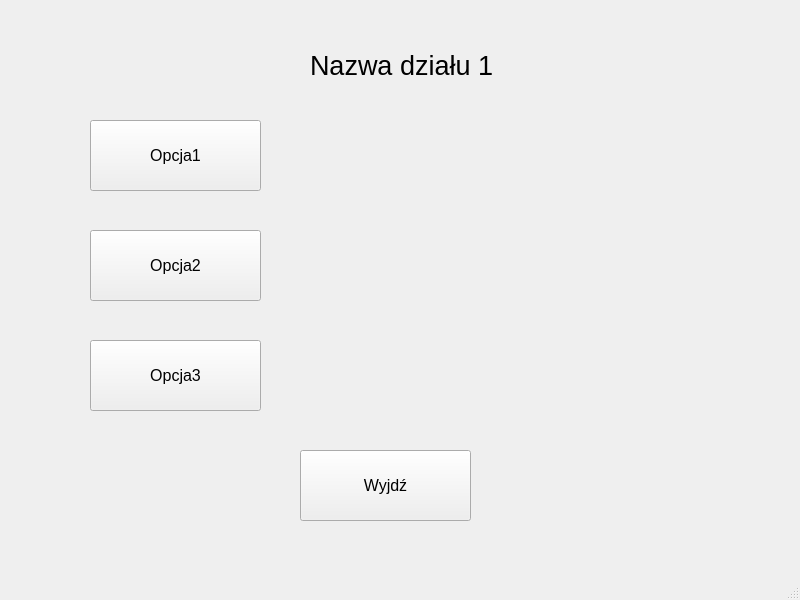
<?xml version="1.0" encoding="UTF-8"?>
<ui version="4.0">
 <class>Dzial1Window</class>
 <widget class="QMainWindow" name="Dzial1Window">
  <property name="geometry">
   <rect>
    <x>0</x>
    <y>0</y>
    <width>800</width>
    <height>600</height>
   </rect>
  </property>
  <property name="windowTitle">
   <string>MainWindow</string>
  </property>
  <widget class="QWidget" name="centralwidget">
   <widget class="QLabel" name="label">
    <property name="geometry">
     <rect>
      <x>310</x>
      <y>40</y>
      <width>241</width>
      <height>51</height>
     </rect>
    </property>
    <property name="font">
     <font>
      <pointsize>20</pointsize>
     </font>
    </property>
    <property name="text">
     <string>Nazwa działu 1</string>
    </property>
   </widget>
   <widget class="QPushButton" name="b1">
    <property name="geometry">
     <rect>
      <x>90</x>
      <y>120</y>
      <width>171</width>
      <height>71</height>
     </rect>
    </property>
    <property name="font">
     <font>
      <pointsize>12</pointsize>
     </font>
    </property>
    <property name="text">
     <string>Opcja1</string>
    </property>
   </widget>
   <widget class="QPushButton" name="b2">
    <property name="geometry">
     <rect>
      <x>90</x>
      <y>230</y>
      <width>171</width>
      <height>71</height>
     </rect>
    </property>
    <property name="font">
     <font>
      <pointsize>12</pointsize>
     </font>
    </property>
    <property name="text">
     <string>Opcja2</string>
    </property>
   </widget>
   <widget class="QPushButton" name="b3">
    <property name="geometry">
     <rect>
      <x>90</x>
      <y>340</y>
      <width>171</width>
      <height>71</height>
     </rect>
    </property>
    <property name="font">
     <font>
      <pointsize>12</pointsize>
     </font>
    </property>
    <property name="text">
     <string>Opcja3</string>
    </property>
   </widget>
   <widget class="QPushButton" name="bKoniec">
    <property name="geometry">
     <rect>
      <x>300</x>
      <y>450</y>
      <width>171</width>
      <height>71</height>
     </rect>
    </property>
    <property name="font">
     <font>
      <pointsize>12</pointsize>
     </font>
    </property>
    <property name="text">
     <string>Wyjdź</string>
    </property>
   </widget>
  </widget>
  <widget class="QMenuBar" name="menubar">
   <property name="geometry">
    <rect>
     <x>0</x>
     <y>0</y>
     <width>800</width>
     <height>21</height>
    </rect>
   </property>
  </widget>
  <widget class="QStatusBar" name="statusbar"/>
 </widget>
 <resources/>
 <connections/>
</ui>
